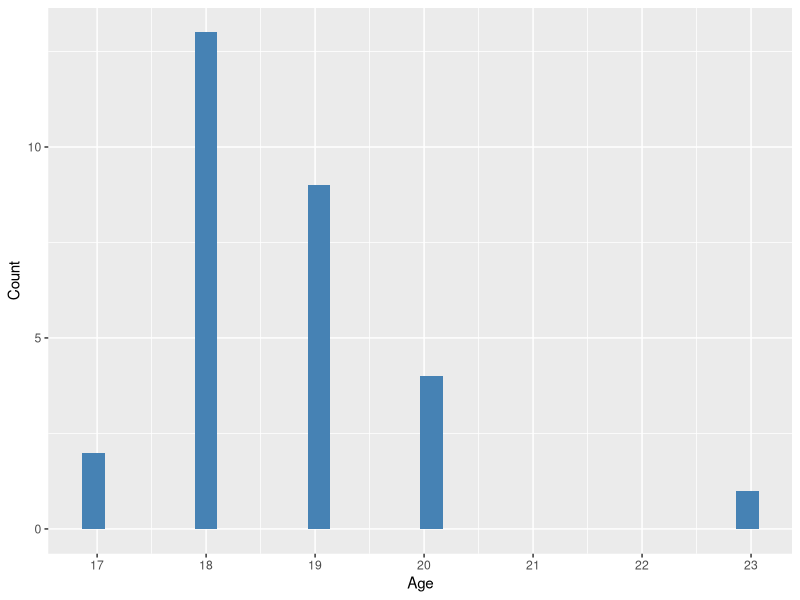
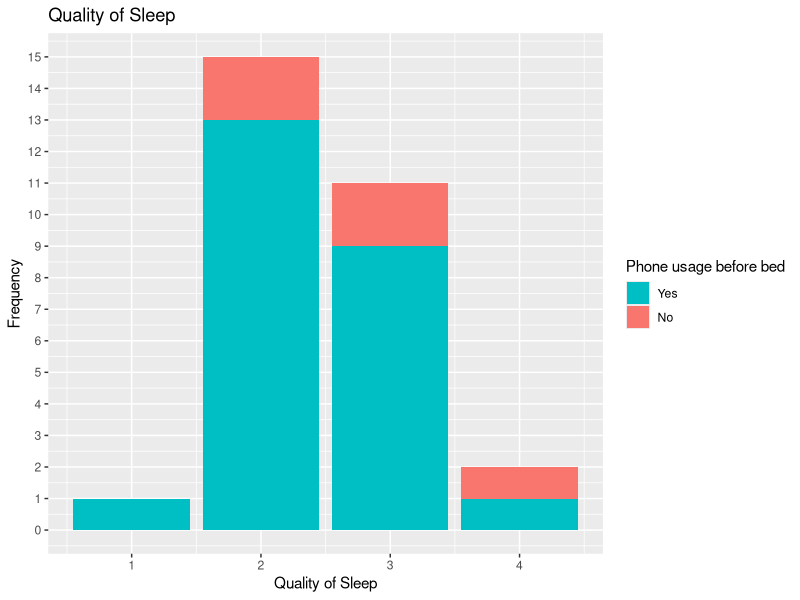
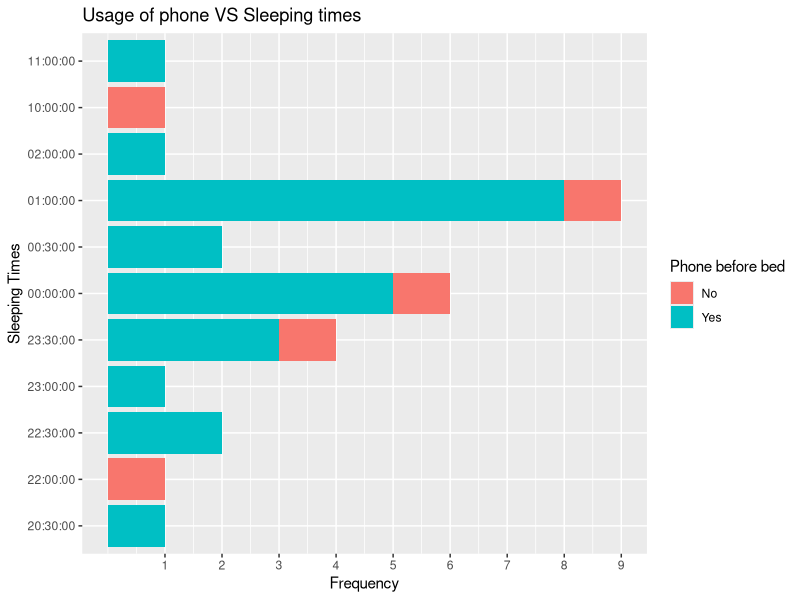
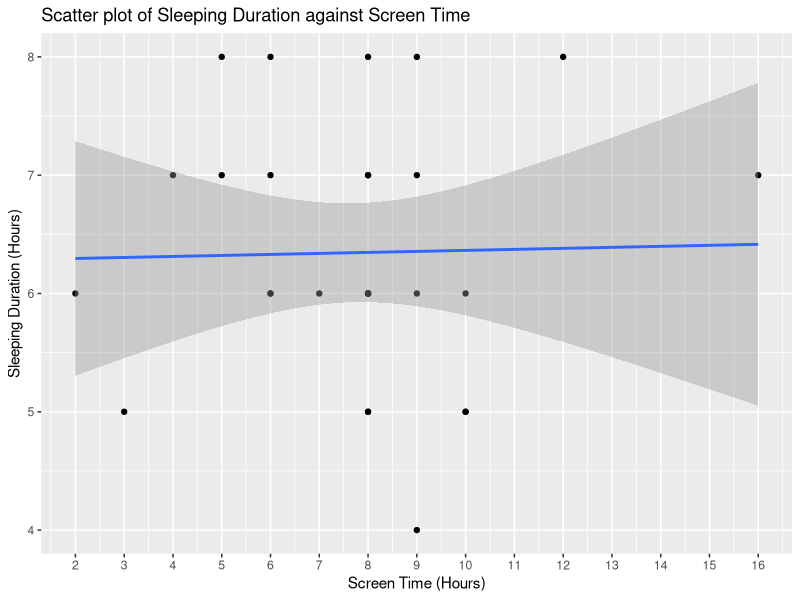
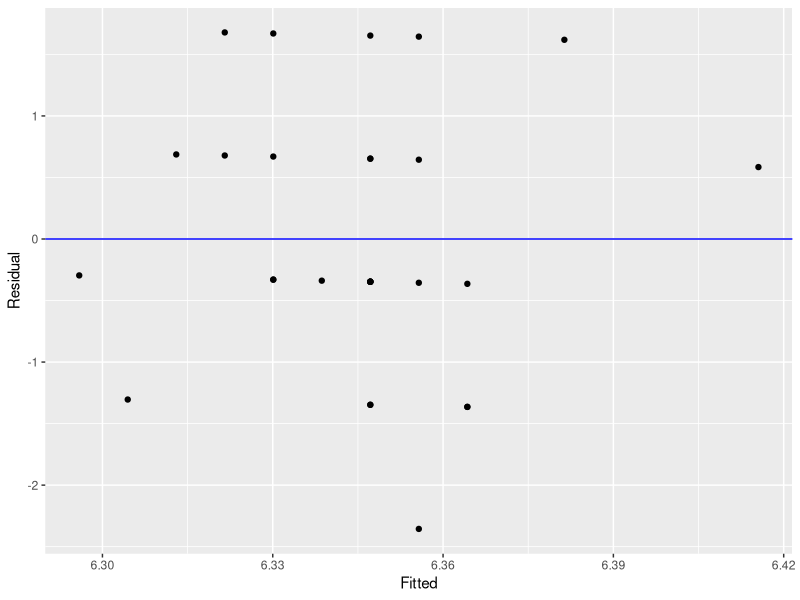

R code for these plots, in order:
## ---- chunk 1
# Shows barplot of ages of survey participants
library(tidyverse)
library(readr)
Responses = read_csv("./Project 2 responses - Sheet1.csv", show_col_types = FALSE)
Responses = filter(Responses, Age < 30)
ggplot(Responses) + 
  geom_histogram(aes(x = Age), bins=30, fill = "steelblue") +
  labs(y = "Count") +
  scale_x_continuous(breaks = 0:23) 

## ---- chunk 2
library(tidyverse)
ggplot(Responses, aes(x = `Quality of sleep`)) + 
  geom_bar(aes(fill= `Phone before bed`)) +
  ggtitle("Quality of Sleep ") +
  labs(x = "Quality of Sleep", y = "Frequency", fill = "Phone usage before bed") +
  scale_y_continuous(breaks = 0:15) +
  guides(fill = guide_legend(reverse = T))
## ---- chunk 3
library(tidyverse)
sleep_time_levels <- c("20:00:00", "20:30:00", "21:00:00", "21:30:00", 
                       "22:00:00","22:30:00","23:00:00","23:30:00",
                       "00:00:00","00:30:00","01:00:00", "01:30:00",
                       "02:00:00", "10:00:00", "11:00:00")


ggplot(Responses) +
  geom_bar(aes(factor(`Sleep time`, sleep_time_levels), fill = `Phone before bed`)) +
  scale_y_continuous(breaks = 1:10) +
  ggtitle("Usage of phone VS Sleeping times") +
  ylab("Frequency") +
  xlab("Sleeping Times") +
  coord_flip()

## ---- chunk 4
Responses$`Hours of sleep` <- as.numeric(Responses$`Hours of sleep`)
Responses$`Screen time` <- as.numeric(Responses$`Screen time`)
ggplot(Responses, aes(x=`Screen time`, y=`Hours of sleep`)) +
  geom_point() + 
  geom_smooth(method = 'lm', se = T) +
  scale_x_continuous(breaks = 0:16) + 
  labs(x = "Screen Time (Hours)", y = "Sleeping Duration (Hours)", title = "Scatter plot of Sleeping Duration against Screen Time")
## ---- chunk 5
cor(Responses$`Screen time`, Responses$`Hours of sleep`)
## ---- chunk 6
l_m = lm(`Hours of sleep` ~ `Screen time`, Responses)
ggplot(l_m, aes(x=.fitted, y=.resid)) +
  geom_point() +
  ylab("Residual") +
  xlab("Fitted") +
  geom_hline(yintercept = 0, color="blue")
